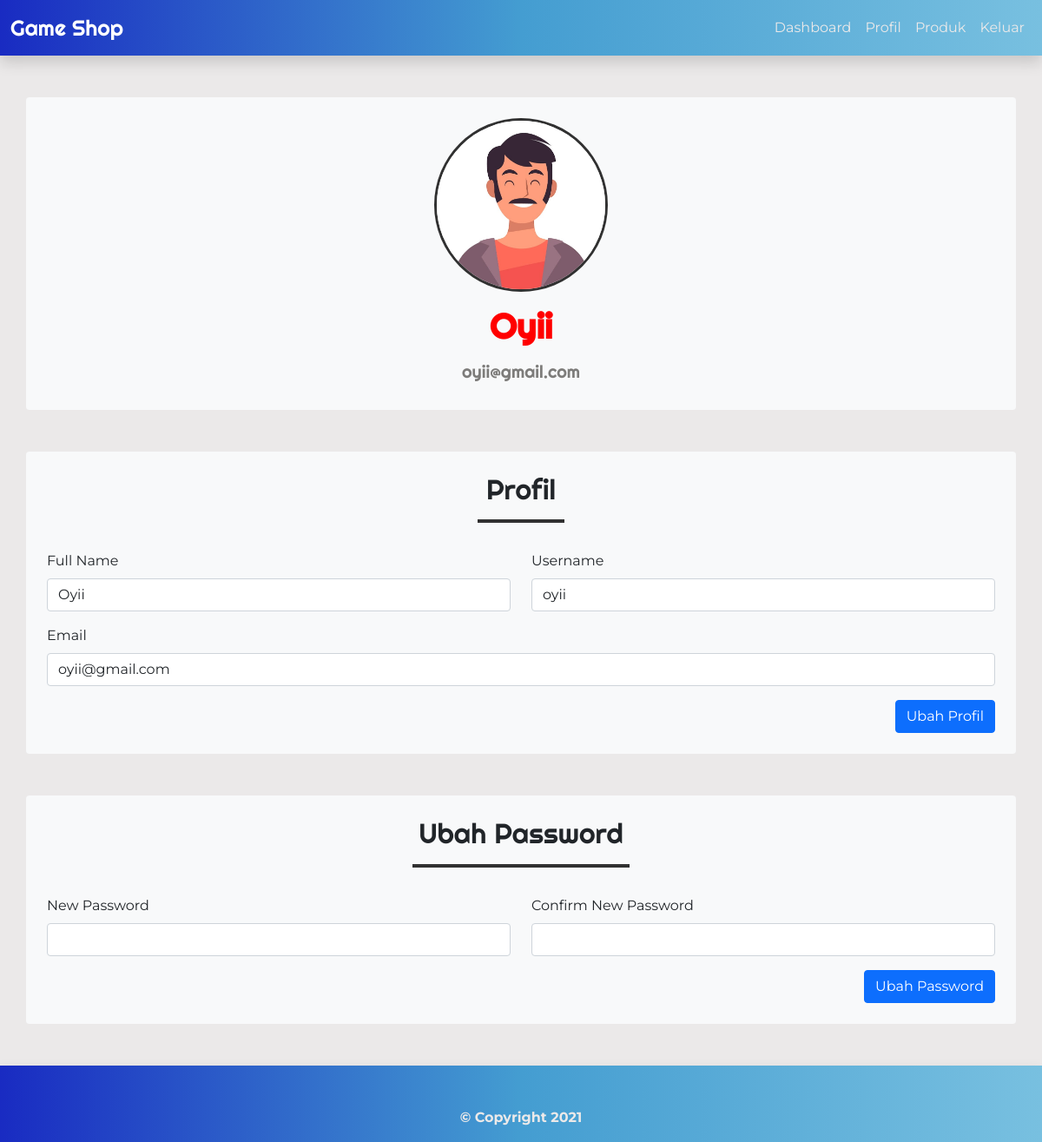
Screenshot of /profil_user.php (signed in) with the database file from the repository.
### tables this page shows
CREATE TABLE `tb_user` (
  `user_id` int(11) NOT NULL,
  `user_name` varchar(50) NOT NULL,
  `username` varchar(50) NOT NULL,
  `password` varchar(100) NOT NULL,
  `user_email` varchar(50) NOT NULL
);

### profil_user.php (the view, shortened to what this page needs)
<?php
  include 'db.php';
  $query = mysqli_query($conn, "SELECT * FROM tb_user WHERE user_id = '".$_SESSION['user_id']."'");
?>
<!doctype html>
<html lang="en">
  <head>
    <link href="https://cdn.jsdelivr.net/npm/bootstrap@5.0.2/dist/css/bootstrap.min.css" rel="stylesheet">
    <link rel="stylesheet" href="style.css">
  </head>
  <body>
    <section class="section-navbar">
        <nav class="navbar navbar-expand-lg shadow">
            <div class="container-fluid">
              <a class="navbar-brand" href="index.php">Game Shop</a>
              <div class="collapse navbar-collapse" id="navbarNav">
                <ul class="navbar-nav ms-auto">
                  <li class="nav-item">
                    <a class="nav-link" href="index.php">Dashboard</a>
                  </li>
                  <li class="nav-item">
                    <a class="nav-link active" aria-current="page"  href="profil_user.php">Profil</a>
                  </li>
                  <li class="nav-item">
                    <a class="nav-link" href="product_user.php">Produk</a>
                  </li>
                  <li class="nav-item">
                    <a class="nav-link" href="logout_user.php">Keluar</a>
                  </li>
                </ul>
              </div>
            </div>
          </nav>
    </section>
    <section class="section-title container-fluid">
        <div class="container mt-5 p-4 bg-light rounded">
            <div class="container text-center">
                <img src="img/avatar.jpg" alt="" class="img-header rounded-circle">
                <h1 class="fw-bold mt-3"><?php echo $_SESSION['user_global']->user_name?></h1>
                <h5 class="mt-3"><?php echo $_SESSION['user_global']->user_email?></h5>
            </div>
        </div>
    </section>
    <section class="section-profil container-fluid">
        <div class="container mt-5 p-4 bg-light rounded">
            <div class="row">
                <div class="col text-center mb-3">
                    <h2>Profil</h2>
                    <hr class="mx-auto">
                </div>
            </div>
            <form action="" method="POST">
                <div class="row mb-3">
                    <div class="col">
                        <label class="form-label">Full Name</label>
                        <input type="text" name="full_name" class="form-control" id="full_name" value="<?php echo $_SESSION['user_global']->user_name?>" required>
                    </div>
                    <div class="col">
                        <label class="form-label">Username</label>
                        <input type="text" name="username" class="form-control" id="username" value="<?php echo $_SESSION['user_global']->username?>" required>
                    </div>
                </div>
                <div class="row">
                    <div class="col mb-3">
                        <label class="form-label">Email</label>
                        <input type="email" name="email" class="form-control" id="email" value="<?php echo $_SESSION['user_global']->user_email?>" required>
                    </div>
                </div>
                <div class="text-end">
                    <button type="submit" name="ubah_profil" class="btn btn-primary">Ubah Profil</button>
                </div>
            </form>
        </div>
    </section>
    <section class="section-ubahpassword container-fluid">
        <div class="container mt-5 p-4 bg-light rounded">
            <div class="row">
                <div class="col text-center mb-3">
                    <h2>Ubah Password</h2>
                    <hr class="mx-auto">
                </div>
            </div>
            <form action="" method="POST">
                <div class="row mb-3">
                    <div class="col">
                        <label class="form-label">New Password</label>
                        <input type="password" name="password" class="form-control" id="password" required>
                    </div>
                    <div class="col">
                        <label class="form-label">Confirm New Password</label>
                        <input type="password" name="re_password" class="form-control" id="re_password" required>
                    </div>
                </div>
                <div class="text-end">
                    <button type="submit" name="ubah_password" class="btn btn-primary">Ubah Password</button>
                </div>
            </form>
        </div>
    </section>
    <footer class="shadow">
        <div class="container mt-5">
            <div class="row">
                <div class="col-sm-12 text-center">
                    <p class="pt-5 fw-bold">&copy; Copyright 2021</p>
                </div>
            </div>
        </div>
    </footer>
  </body>
</html>

### style.css (style rules this page uses)
html { scroll-behavior: smooth; }
body { background-color: #EBE9E9; font-family: 'Montserrat', sans-serif; }
.section-navbar, footer { background-image: linear-gradient(to right, #192BC2, #449DD1, #78C0E0); }
.navbar-brand { color: white; font-size: 25px; font-family: Righteous; }
.section-title h1 { color: red; }
.section-title h5 { color: #7D7C7A; }
.section-kategori hr, .section-ubahpassword hr, .section-produk .tambah-produk, .section-produk .produk-terbaru, .section-detail-produk hr { width: 250px; border-top: 4px solid #313131; opacity: 1; }
.section-profil hr { width: 100px; border-top: 4px solid #313131; opacity: 1; }
.navbar li a, footer { font-family: 'Montserrat', sans-serif; color: #EBE9E9; }
.section-title h1, .section-title h5, h2 { font-family: Righteous; }
.img-header { width: 200px; border: 3px solid #313131; }

### rows the page displays
tb_user: user_name "Oyii", user_email "oyii@gmail.com", full_name "Oyii", username "oyii", email "oyii@gmail.com"
